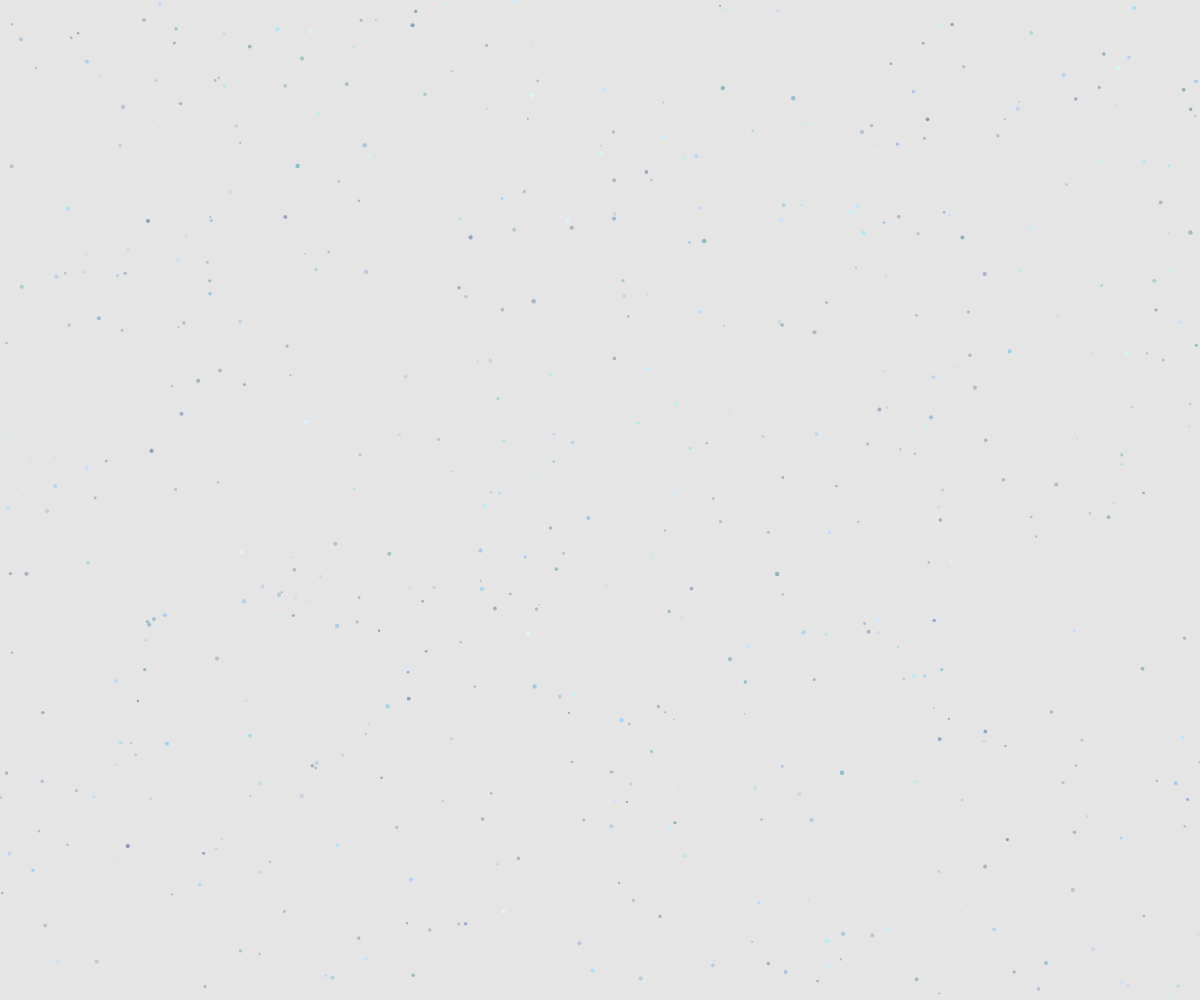
Frame 1 (no input)
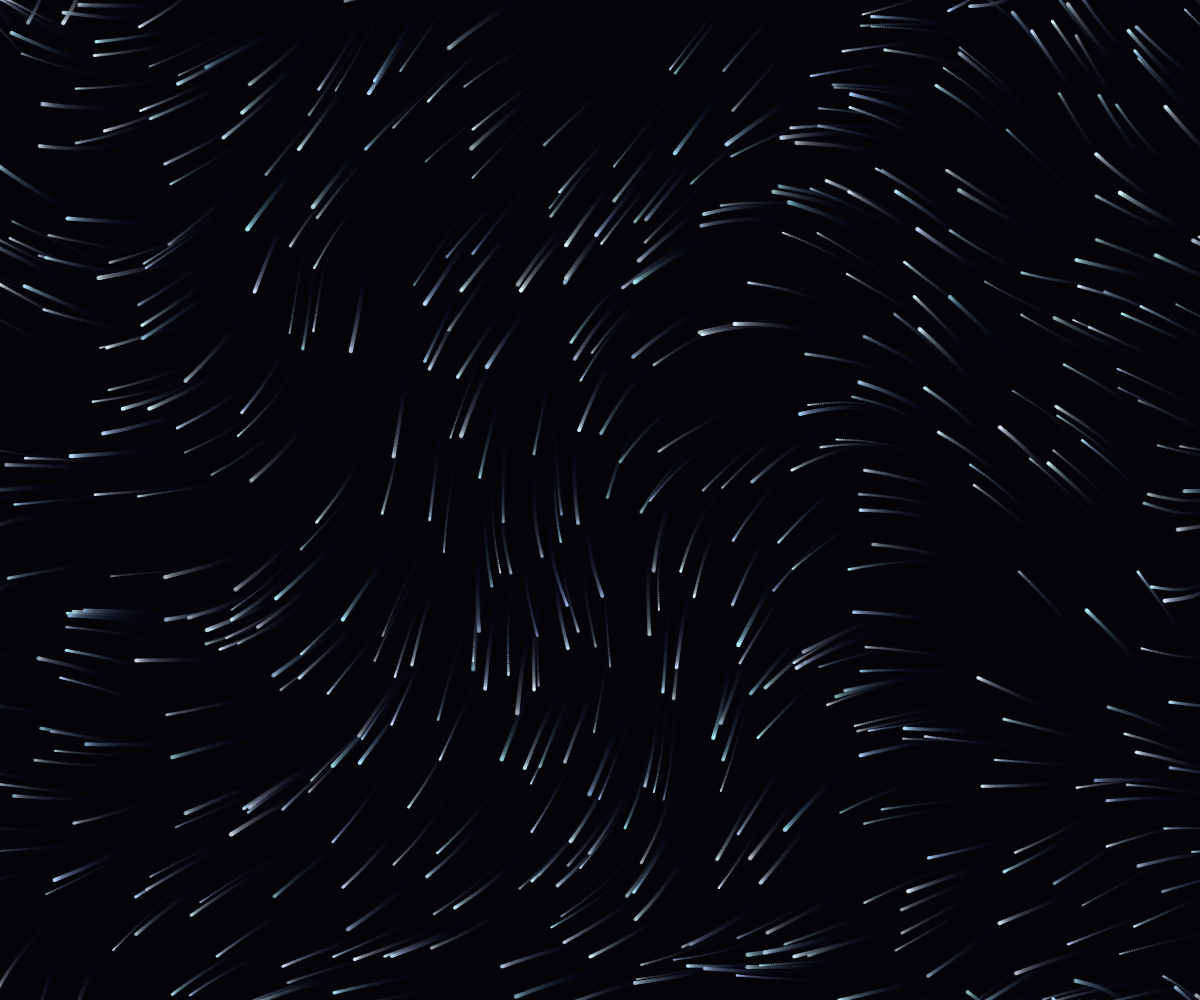
Frame 60 (no input)
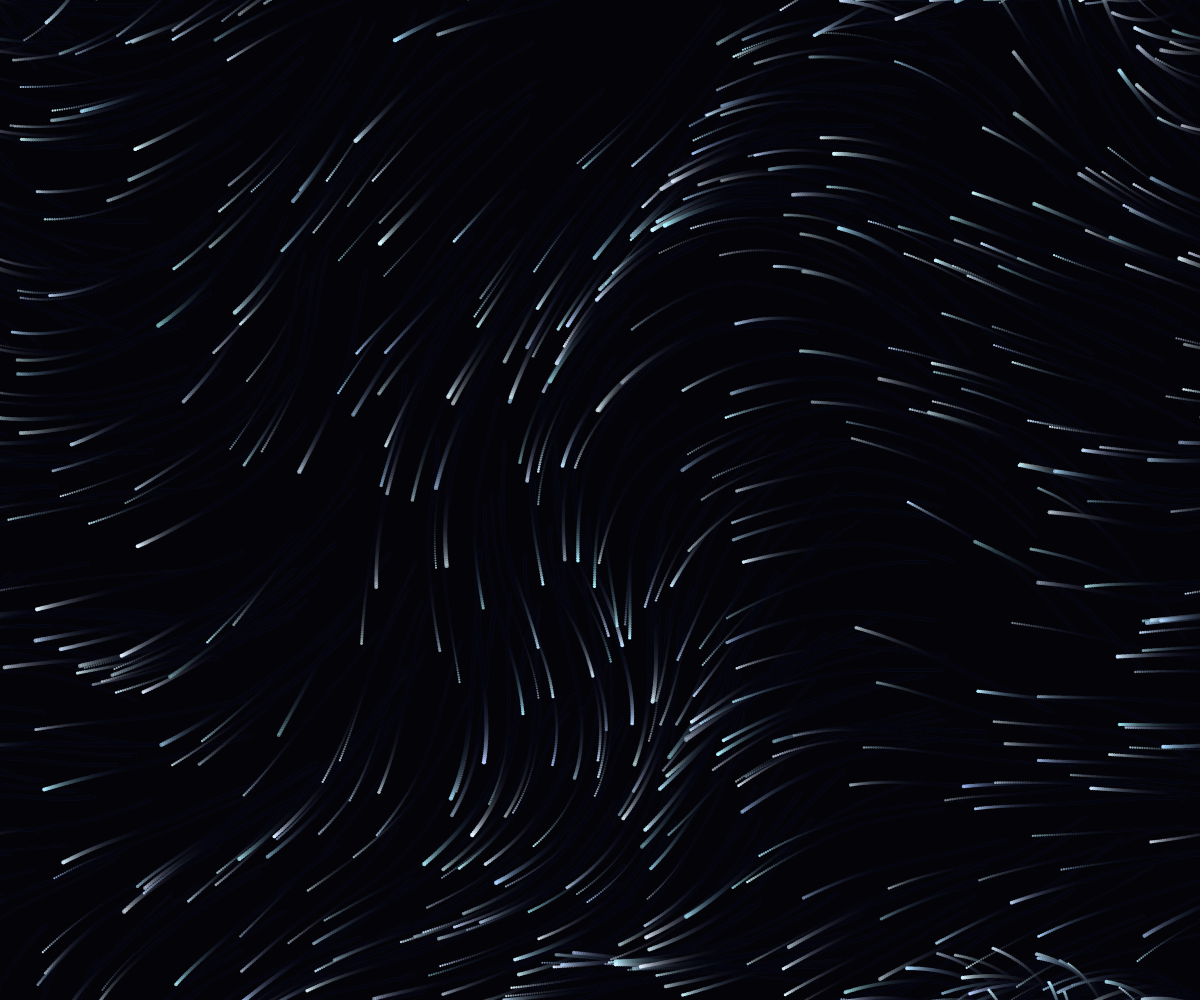
Frame 120 (the mouse pressed at the canvas centre since frame 60)

The p5.js sketch that drew these frames (run headless with seeded random() and noise() and a simulated clock; from frame 60 on, the mouse is pressed at the canvas centre):

// p5.js sketch
// ── sketch.js
const PARTICLE_COUNT = 550;
const particles = [];
const baseFlowStrength = 0.05;
const flowScale = 0.0018;
const motionSmoothing = 0.08;
let smoothedForce;
let orientationVector;
let lastOrientationTime = 0;
let permissionGranted = false;
let needsPermission = false;
let orientationMessageShown = false;
let statusLabel;
let indicatorLabel;
let indicatorRow;
let motionButton;

function setup() {
  const canvas = createCanvas(windowWidth, windowHeight);
  canvas.position(0, 0);
  canvas.style('z-index', '-1');

  colorMode(HSB, 360, 100, 100, 100);
  noStroke();

  smoothedForce = createVector(0, 0);
  orientationVector = createVector(0, 0);

  for (let i = 0; i < PARTICLE_COUNT; i += 1) {
    particles.push(new Particle());
  }

  statusLabel = document.getElementById('motion-status');
  indicatorLabel = document.getElementById('indicator-label');
  indicatorRow = document.getElementById('motion-indicator');
  motionButton = document.getElementById('enable-motion');

  if (typeof DeviceOrientationEvent !== 'undefined') {
    if (typeof DeviceOrientationEvent.requestPermission === 'function') {
      needsPermission = true;
      permissionGranted = false;
      if (motionButton) {
        motionButton.hidden = false;
        motionButton.addEventListener('click', requestMotionAccess, { once: true });
      }
      updateStatus('Tap “Enable motion access”, then tilt your device to steer the swarm.');
      setIndicator(false, 'Awaiting motion access…');
    } else {
      permissionGranted = true;
      updateStatus('Tilt your device to steer the swarm. Drag to guide it on desktop.');
      setIndicator(false, 'Waiting for motion data…');
    }

    window.addEventListener('deviceorientation', handleOrientation, true);
  } else {
    updateStatus('Drag across the canvas to guide the particle swarm.');
    setIndicator(false, 'Motion sensors unavailable. Drag to guide.');
  }
}

function draw() {
  background(235, 90, 6, 10);

  const targetForce = createVector(0, 0);
  let controlling = false;
  const now = Date.now();
  const orientationActive = permissionGranted && now - lastOrientationTime < 900;

  if (orientationActive) {
    controlling = true;
    setIndicator(true, 'Motion signal locked.');
    targetForce.set(orientationVector.x, -orientationVector.y).mult(0.55);
  } else if ((touches && touches.length > 0) || mouseIsPressed) {
    controlling = true;
    if (Number.isFinite(mouseX) && Number.isFinite(mouseY)) {
      const pointer = createVector(mouseX - width / 2, mouseY - height / 2);
      const scale = Math.max(min(width, height) / 2, 1);
      pointer.div(scale).limit(1).mult(0.65);
      targetForce.set(pointer);
    } else {
      targetForce.set(0, 0);
    }
    setIndicator(true, 'Guiding swarm with touch input.');
  } else {
    const idleMessage = permissionGranted
      ? 'Waiting for motion data…'
      : needsPermission
      ? 'Awaiting motion access…'
      : 'Tilt or drag to guide the swarm.';
    setIndicator(false, idleMessage);
  }

  smoothedForce.lerp(targetForce, motionSmoothing);

  particles.forEach((particle) => {
    particle.applyForce(smoothedForce);
    particle.applyFlow(frameCount, controlling);
    particle.update(controlling);
    particle.draw();
  });
}

function windowResized() {
  resizeCanvas(windowWidth, windowHeight);
}

function requestMotionAccess() {
  if (!needsPermission || typeof DeviceOrientationEvent === 'undefined') {
    return;
  }

  DeviceOrientationEvent.requestPermission()
    .then((response) => {
      if (response === 'granted') {
        permissionGranted = true;
        orientationMessageShown = false;
        updateStatus('Tilt your device to steer the swarm.');
        setIndicator(false, 'Waiting for motion data…');
        if (motionButton) {
          motionButton.hidden = true;
        }
      } else {
        permissionGranted = false;
        updateStatus('Motion access denied. Drag with your finger to guide the swarm.');
        setIndicator(false, 'Motion access denied. Drag to guide.');
      }
    })
    .catch(() => {
      permissionGranted = false;
      updateStatus('Motion request failed. Drag with your finger to guide the swarm.');
      setIndicator(false, 'Motion request failed. Drag to guide.');
    });
}

function handleOrientation(event) {
  if (needsPermission && !permissionGranted) {
    return;
  }

  const gamma = event.gamma ?? 0; // left-right tilt
  const beta = event.beta ?? 0; // front-back tilt

  const normalizedX = constrain(gamma, -45, 45) / 45;
  const normalizedY = constrain(beta, -45, 45) / 45;

  orientationVector.set(normalizedX, normalizedY);
  lastOrientationTime = Date.now();

  if (!orientationMessageShown) {
    updateStatus('Motion data streaming. Tilt to guide the swarm!');
    orientationMessageShown = true;
  }
}

function updateStatus(message) {
  if (statusLabel && statusLabel.textContent !== message) {
    statusLabel.textContent = message;
  }
}

function setIndicator(active, message) {
  if (!indicatorRow) {
    return;
  }

  indicatorRow.classList.toggle('active', !!active);

  if (indicatorLabel && message && indicatorLabel.textContent !== message) {
    indicatorLabel.textContent = message;
  }
}

class Particle {
  constructor() {
    this.pos = createVector(random(width), random(height));
    this.vel = createVector(0, 0);
    this.acc = createVector(0, 0);
    this.size = random(2, 4.5);
    this.hue = random(185, 220);
    this.sat = random(10, 35);
    this.alpha = random(65, 90);
    this.twinkleOffset = random(TAU);
  }

  applyForce(force) {
    this.acc.add(force);
  }

  applyFlow(frame, active) {
    if (!active) {
      return;
    }
    const n = noise(this.pos.x * flowScale, this.pos.y * flowScale, frame * 0.004);
    const angle = TAU * n;
    const flow = p5.Vector.fromAngle(angle).mult(baseFlowStrength);
    this.acc.add(flow);
  }

  update(active) {
    this.vel.add(this.acc);
    if (!active) {
      this.vel.mult(0.9);
    }
    this.vel.limit(2.4);
    this.pos.add(this.vel);
    this.acc.mult(0);
    this.wrapAround();
  }

  wrapAround() {
    if (this.pos.x < -this.size) this.pos.x = width + this.size;
    if (this.pos.x > width + this.size) this.pos.x = -this.size;
    if (this.pos.y < -this.size) this.pos.y = height + this.size;
    if (this.pos.y > height + this.size) this.pos.y = -this.size;
  }

  draw() {
    const pulse = (sin(frameCount * 0.05 + this.twinkleOffset) + 1) * 0.5;
    const brightness = map(pulse, 0, 1, 70, 100);
    fill(this.hue, this.sat, brightness, this.alpha + pulse * 20);
    ellipse(this.pos.x, this.pos.y, this.size, this.size);
  }
}
